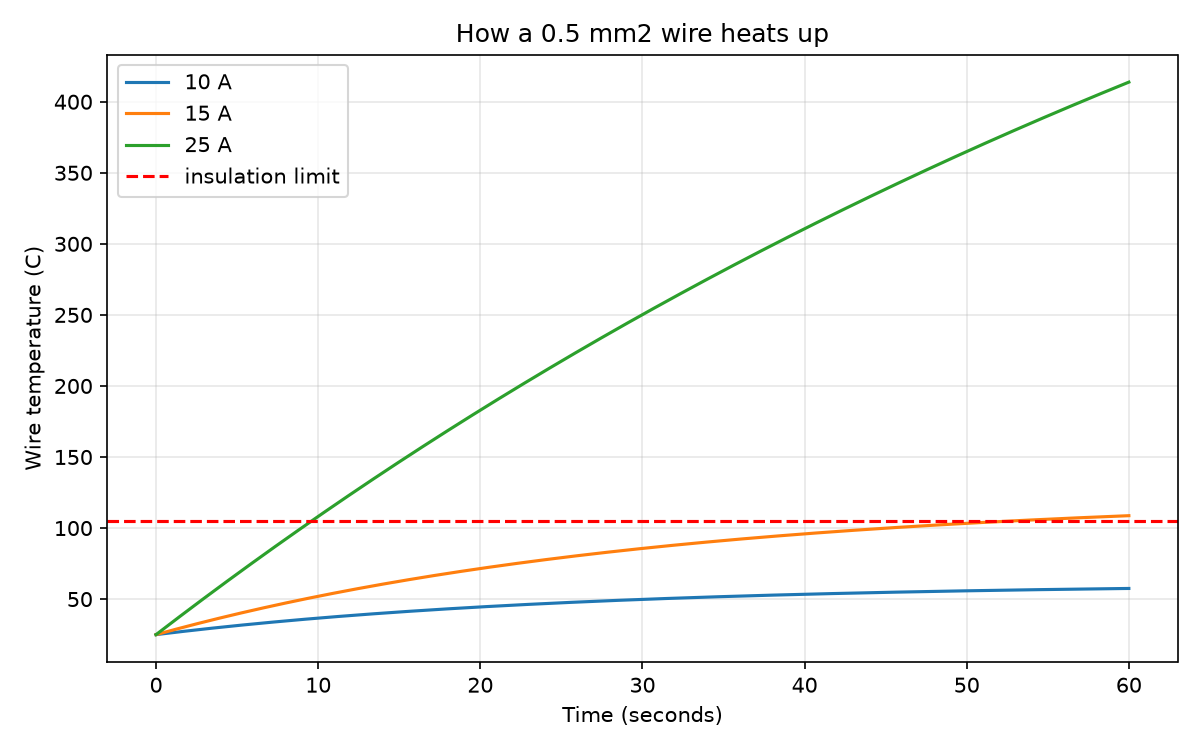

Recreate this plot in Python.
import numpy as np
import matplotlib
matplotlib.use("Agg")
import matplotlib.pyplot as plt

# --- wire properties (0.5 mm^2 automotive cable, 1 m) ---
R20   = 0.0344     # ohm, resistance at 20 C
alpha = 0.00393    # copper temperature coefficient
Cth   = 2.5        # J/K   heat needed to raise wire 1 degree
Rth   = 9.0        # K/W   how badly heat escapes to air

T_amb = 25.0       # ambient air temperature, C
T_limit = 105.0    # PVC insulation melts above this

# --- simulate 60 seconds at three different currents ---
dt = 0.001
t = np.arange(0, 60, dt)

plt.figure(figsize=(8, 5))

for current in [10, 15, 25]:
    T = T_amb
    history = []
    for _ in t:
        R = R20 * (1 + alpha * (T - 20))   # resistance right now
        heat_in  = current**2 * R          # watts generated
        heat_out = (T - T_amb) / Rth       # watts escaping
        T = T + (heat_in - heat_out) / Cth * dt
        history.append(T)
    plt.plot(t, history, label=f"{current} A")

plt.axhline(T_limit, color="red", linestyle="--", label="insulation limit")
plt.xlabel("Time (seconds)")
plt.ylabel("Wire temperature (C)")
plt.title("How a 0.5 mm2 wire heats up")
plt.legend()
plt.grid(alpha=0.3)
plt.tight_layout()
plt.savefig("step2_heating.png", dpi=150)
print("saved step2_heating.png")
